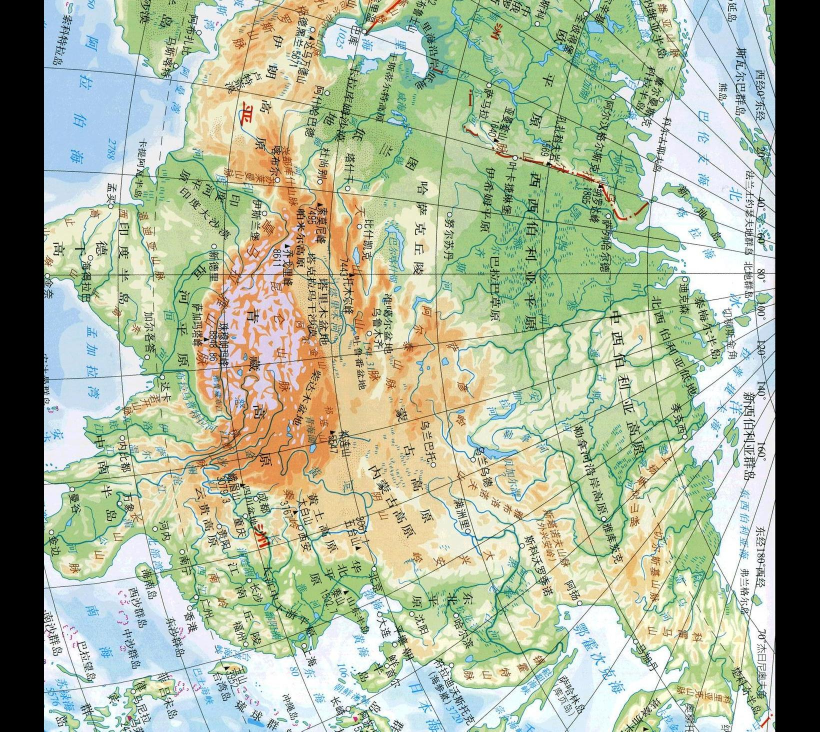
#> input picture 大四/领域方向综合设计/Code/map/map1/10.jpg, 1639 x 1463 px (shown at 1/2 size)
$ python -i map_image_augmenter.py   (imports and definitions only)
#> lines starting #> are read from the running program, lines starting #| are printed output that depends on the picture
import os
from PIL import Image, ImageEnhance, ImageFilter
import numpy as np
import random

# 定义输入和输出文件夹路径
input_folder = "map"
output_folder = os.path.join(input_folder, "map1")

# 如果输出文件夹不存在，创建它
# [1 line not run here, left out]

# 获取输入文件夹中的所有图片文件，并按文件名的数字排序
image_files = sorted([f for f in os.listdir(input_folder) if f.endswith(('.png', '.jpg', '.jpeg'))], key=lambda x: int(x.split('.')[0]))

# 目标生成图片的数量
target_images_count = 560
generated_images_count = 7  # 从7开始

# 裁剪图片
def crop_image(image, output_folder):
    global generated_images_count
    # 定义裁剪比例
    crop_ratios = [0.8, 0.6, 0.4]  # 保留 80%、60%、40% 的区域
    width, height = image.size

    for ratio in crop_ratios:
        if generated_images_count >= target_images_count:
            return
        # 计算裁剪区域，以图像中心为基准
        crop_width = int(width * ratio)
        crop_height = int(height * ratio)
        left = (width - crop_width) // 2
        upper = (height - crop_height) // 2
        right = left + crop_width
        lower = upper + crop_height

        # 执行裁剪
        cropped = image.crop((left, upper, right, lower))
        cropped.save(os.path.join(output_folder, f"{generated_images_count}.jpg"))
        generated_images_count += 1
# 添加噪声处理
def add_noise(image, noise_type="gaussian"):
    """
    添加噪声到图片
    :param image: PIL Image 对象
    :param noise_type: 噪声类型，"gaussian" 或 "salt_pepper"
    :return: 含噪声的 PIL Image 对象
    """
    np_image = np.array(image)

    if noise_type == "gaussian":
        # 高斯噪声
        mean = 0
        stddev = 25
        gauss = np.random.normal(mean, stddev, np_image.shape).astype(np.int16)
        noisy_image = np.clip(np_image + gauss, 0, 255).astype(np.uint8)
    elif noise_type == "salt_pepper":
        # 椒盐噪声
        prob = 0.05
        noisy_image = np_image.copy()
        salt = np.random.choice([0, 255], noisy_image.shape, p=[1 - prob, prob])
        pepper = np.random.choice([0, 255], noisy_image.shape, p=[1 - prob, prob])
        noisy_image[salt == 255] = 255
        noisy_image[pepper == 255] = 0
    else:
        raise ValueError("Unsupported noise type")

    return Image.fromarray(noisy_image)
# 定义数据增强函数
def augment_image(image_path, output_folder):
#> called with image_path = 'map/map1/10.jpg', output_folder = 'out.png'
    global generated_images_count
    try:
        # 打开图像
        image = Image.open(image_path)
#> image is the input picture: PIL image 1639x1463 RGB; mean R, G, B 168.6, 179.4, 154.4

        # 生成旋转的图片
        for angle in [0, 90, 180, 270, 45, 135, 225, 315]:  # 添加更多角度
            if generated_images_count >= target_images_count:
                return
            rotated = image.rotate(angle)
            rotated.save(os.path.join(output_folder, f"{generated_images_count}.jpg"))
            generated_images_count += 1
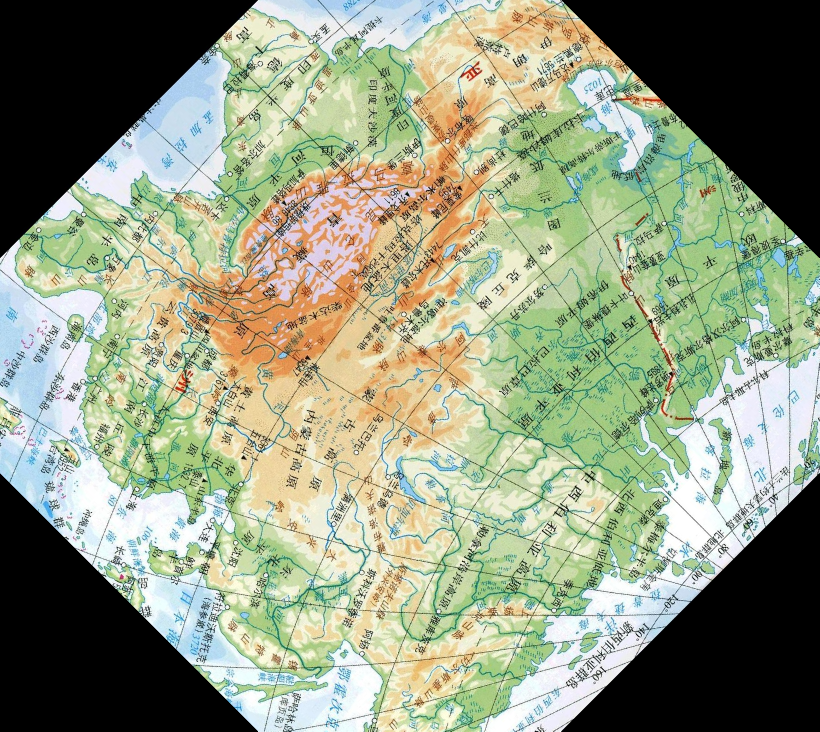
#> rotated: PIL image 1639x1463 RGB (shown at 1/2 size); mean R, G, B 146.7, 155.1, 130.3
#> after the loop, generated_images_count = 15

        # 缩放图片
        for scale in [0.5, 0.7, 0.9, 1, 1.1, 1.3, 1.5, 1.7, 1.9, 2]:  # 扩展缩放比例
            if generated_images_count >= target_images_count:
                return
            new_size = (int(image.width * scale), int(image.height * scale))
            resized = image.resize(new_size)
            resized.save(os.path.join(output_folder, f"{generated_images_count}.jpg"))
            generated_images_count += 1
#> this loop made 10 passes
#> pass 1, in augment_image, `resized = image.resize(new_size)`:
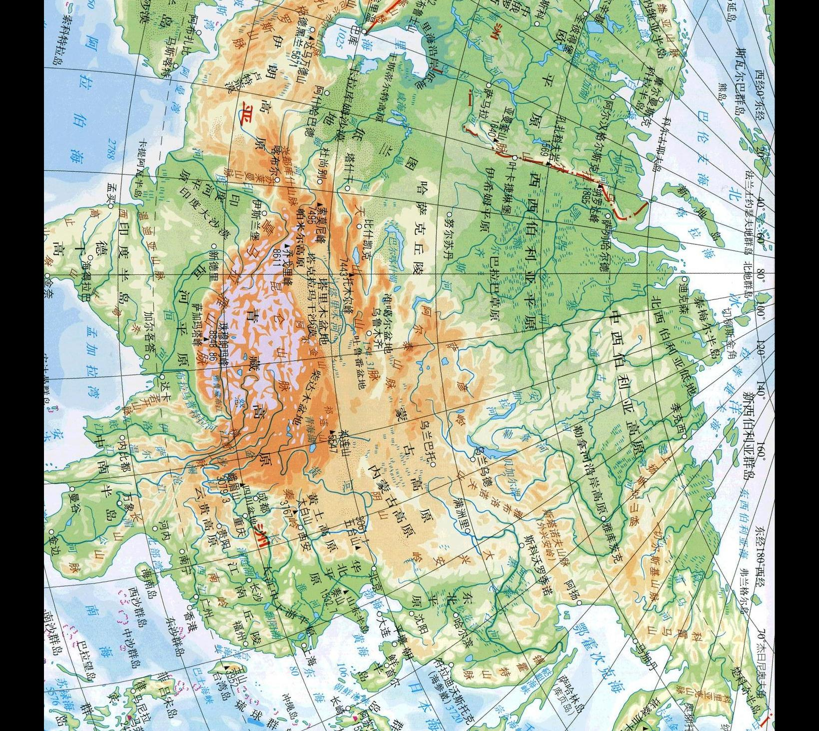
#> resized: PIL image 819x731 RGB; mean R, G, B 168.6, 179.4, 154.4
#> after the loop, generated_images_count = 25

        # [11 lines of commented-out code are left out]
        crop_image(image, output_folder)
#> the loop in crop_image, `for ratio in crop_ratios:` made 3 passes
#> pass 1, in crop_image, `cropped = image.crop((left, upper, right, lower))`:
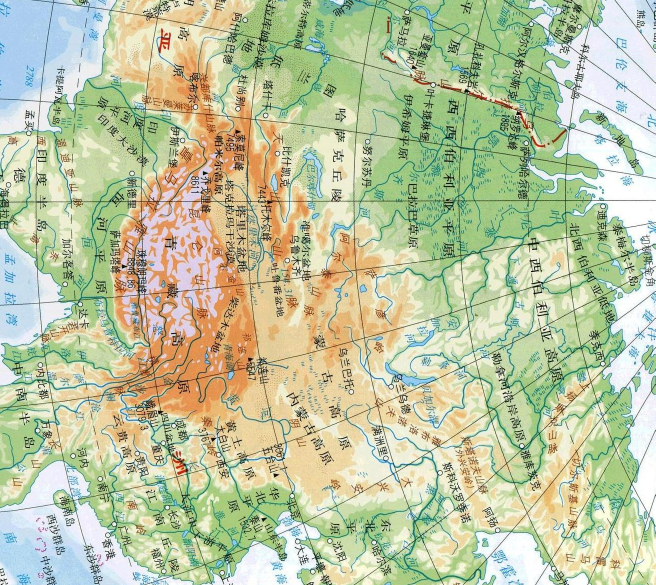
#> cropped: PIL image 1311x1170 RGB (shown at 1/2 size); mean R, G, B 188.9, 197.9, 162.7
#> pass 3, in crop_image, `cropped = image.crop((left, upper, right, lower))`:
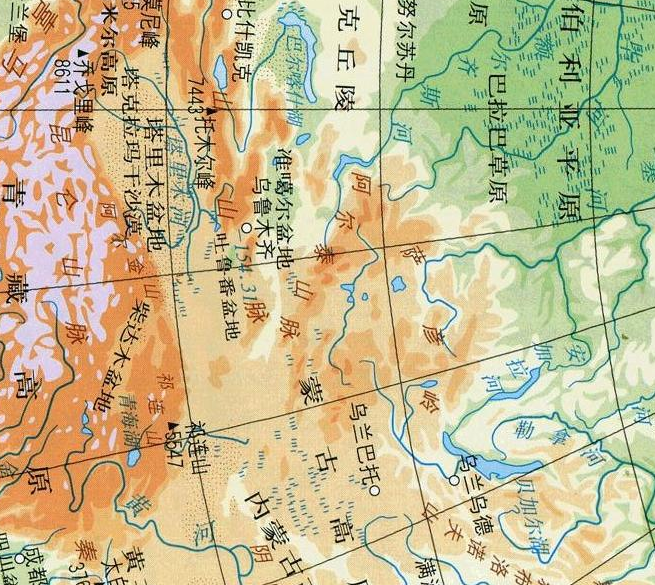
#> cropped: PIL image 655x585 RGB; mean R, G, B 197.8, 187.7, 146.2
#> after the loop in crop_image, `for ratio in crop_ratios:`: generated_images_count = 28

        # 模糊处理
        for blur_radius in [1, 2, 3, 5]:  # 不同的模糊半径
            if generated_images_count >= target_images_count:
                return
            blurred = image.filter(ImageFilter.GaussianBlur(blur_radius))
            blurred.save(os.path.join(output_folder, f"{generated_images_count}.jpg"))
            generated_images_count += 1
#> after the loop, generated_images_count = 32

        # 颜色亮度调整
        for brightness_factor in [0.5, 0.8, 1.2, 1.5]:  # 不同的亮度调整因子
            if generated_images_count >= target_images_count:
                return
            enhancer = ImageEnhance.Brightness(image)
            brightened = enhancer.enhance(brightness_factor)
            brightened.save(os.path.join(output_folder, f"{generated_images_count}.jpg"))
            generated_images_count += 1
#> this loop made 4 passes
#> pass 1, in augment_image, `brightened = enhancer.enhance(brightness_factor)`:
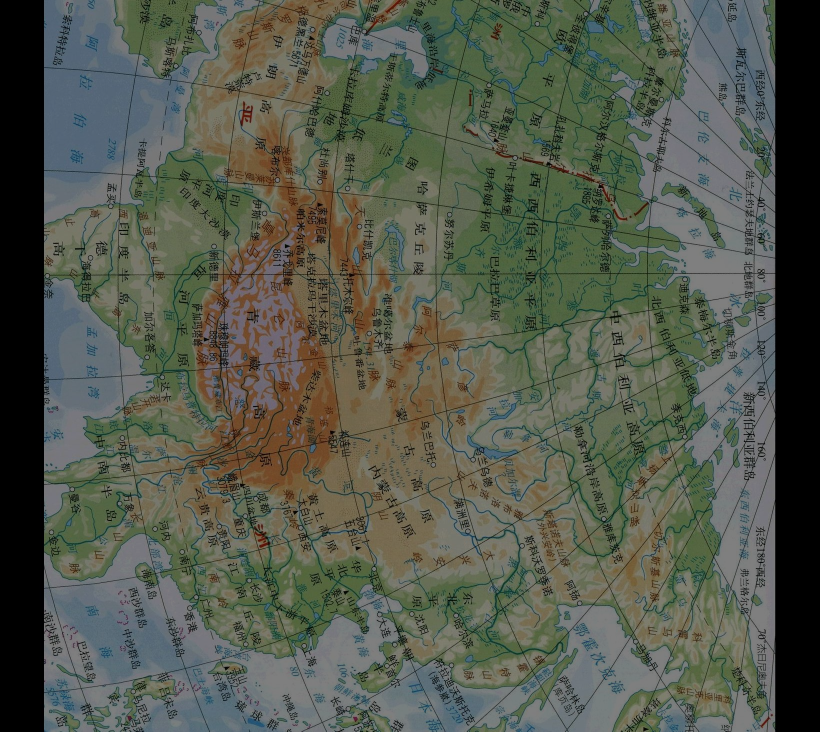
#> brightened: PIL image 1639x1463 RGB (shown at 1/2 size); mean R, G, B 84.1, 89.5, 76.9
#> after the loop:
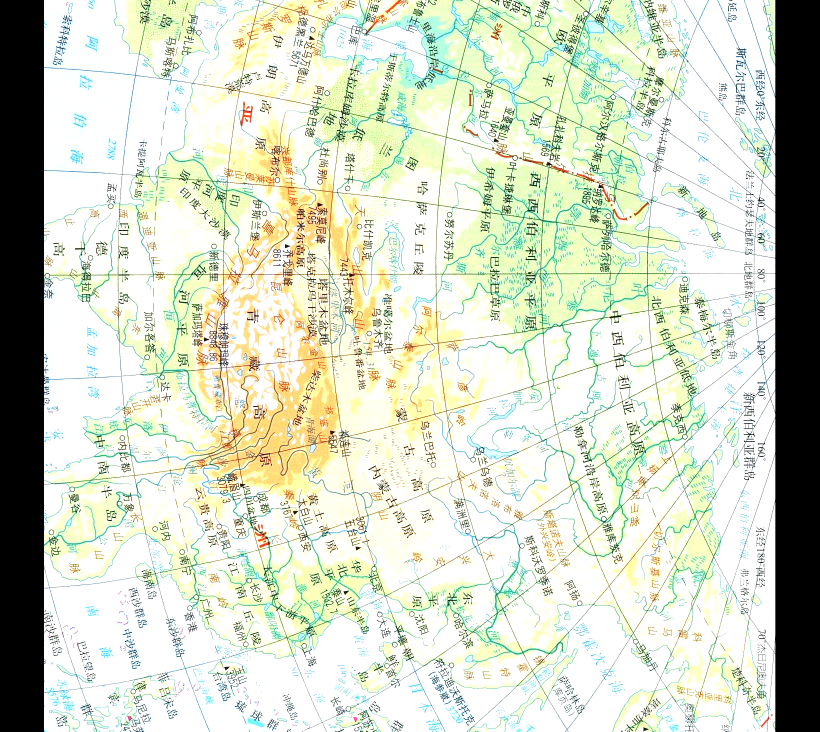
#> brightened: PIL image 1639x1463 RGB (shown at 1/2 size); mean R, G, B 208.9, 215.2, 197
#> after the loop, generated_images_count = 36

        # 添加噪声
        for noise_type in ["gaussian", "salt_pepper"]:
            if generated_images_count >= target_images_count:
                return
            noisy = add_noise(image, noise_type=noise_type)
            noisy.save(os.path.join(output_folder, f"{generated_images_count}.jpg"))
            generated_images_count += 1
#> this loop made 2 passes
#> generated_images_count on passes 1 to 2: 37, 38
#> pass 2, in augment_image, `noisy = add_noise(image, noise_type=noise_type)`:
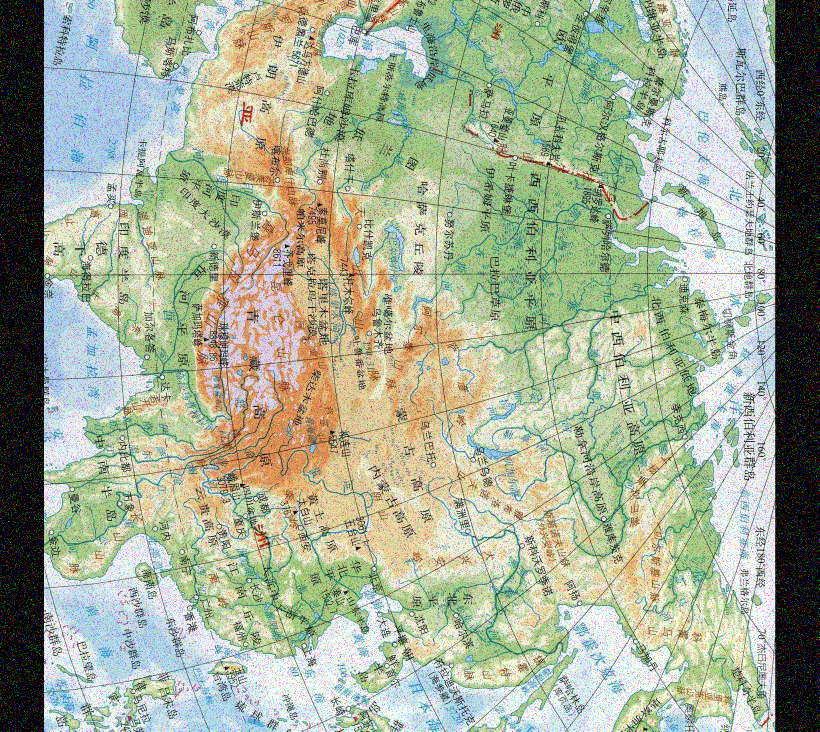
#> noisy: PIL image 1639x1463 RGB (shown at 1/2 size); mean R, G, B 164.2, 174, 151.4
#> after the loop, generated_images_count = 38

    except Exception as e:
        print(f"Error processing {image_path}: {e}")

# 对每张图片进行数据增强
# [7 lines not run here, left out]

>>> result = augment_image('map/map1/10.jpg', 'out.png')
